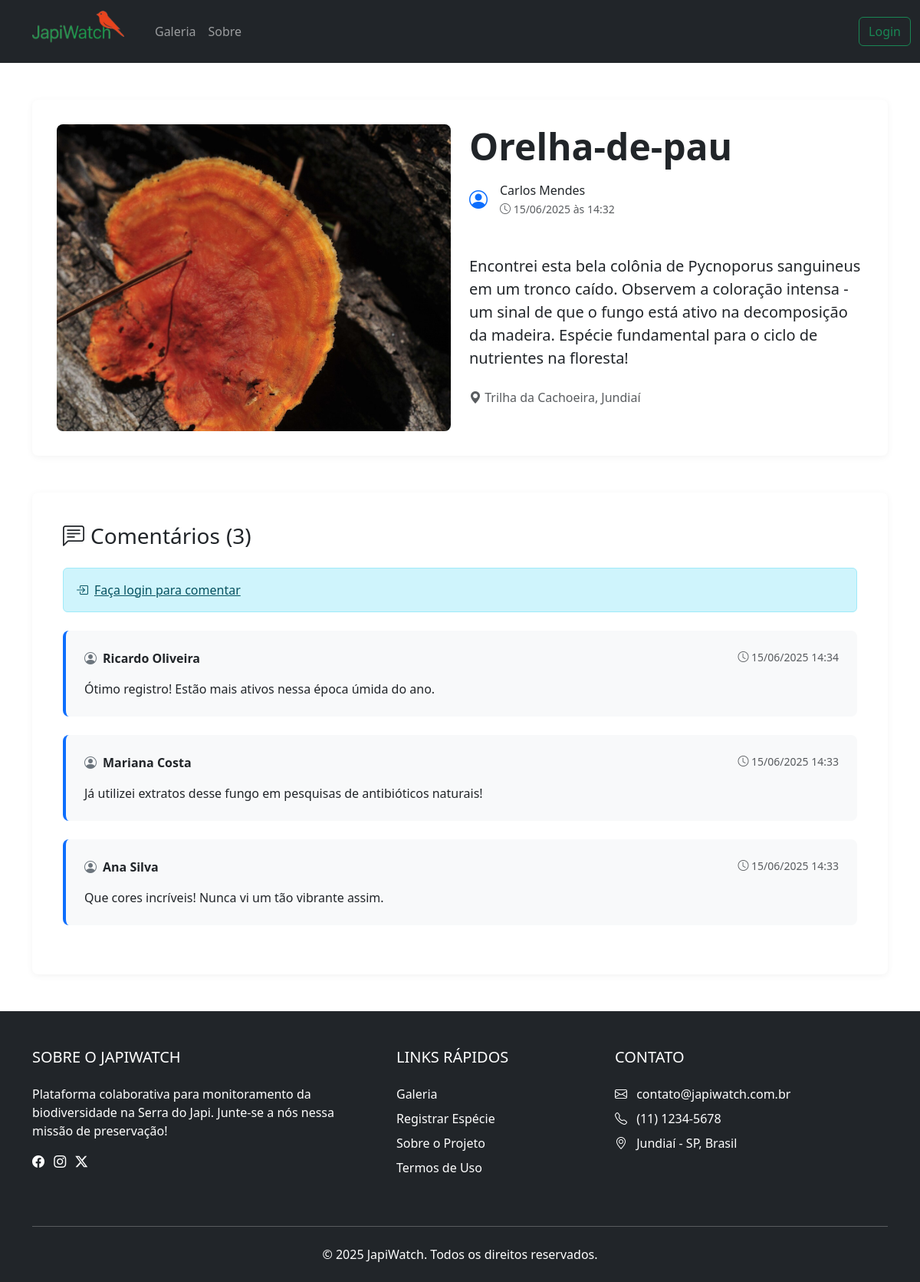
Screenshot of /detalhes.php?id=20 with the database file from the repository.
### tables this page shows
CREATE TABLE `postagem` (
  `ID_Postagem` int(11) NOT NULL,
  `Foto` varchar(255) DEFAULT NULL,
  `Data_Postagem` datetime NOT NULL DEFAULT current_timestamp(),
  `Localizacao_Postagem` varchar(255) DEFAULT NULL,
  `Titulo_Postagem` varchar(255) DEFAULT NULL,
  `Descricao_Postagem` text DEFAULT NULL,
  `ID_Categoria` int(11) NOT NULL,
  `Categoria` enum('Usuario','Especialista') NOT NULL,
  `Nome_Cientifico` varchar(255) DEFAULT NULL
);

CREATE TABLE `usuario` (
  `ID_Usuario` int(11) NOT NULL,
  `Nome_Completo` varchar(255) NOT NULL,
  `Email` varchar(255) NOT NULL,
  `Senha` varchar(255) NOT NULL,
  `Localizacao` varchar(255) DEFAULT NULL,
  `Username` varchar(255) NOT NULL
);

CREATE TABLE `comentarios` (
  `ID_Comentario` int(11) NOT NULL,
  `Conteudo_Comentario` text NOT NULL,
  `Data_Comentario` datetime NOT NULL DEFAULT current_timestamp(),
  `ID_Categoria` int(11) NOT NULL,
  `Categoria` enum('Usuario','Especialista') NOT NULL,
  `ID_Postagem` int(11) NOT NULL
);

### detalhes.php (the view, shortened to what this page needs)
<?php
include 'conexao.php';
$user_agents = array("iPhone","iPad","Android","webOS","BlackBerry","iPod","Symbian","IsGeneric");
foreach($user_agents as $user_agent){
    if (strpos($_SERVER['HTTP_USER_AGENT'], $user_agent) !== FALSE) {
        if (isset($_SESSION["Nome_Completo"])) {
            $text_lado = $_SESSION["Nome_Completo"];
            $botao = "<a class='nav-link' href='logout.php'>Sair</a>";
        } else {
            $text_lado = "";
            $botao = "<a class='nav-link' href='login.php'>Login</a>";
        }
    } else {
        if (isset($_SESSION["Nome_Completo"])) {
            $text_lado = $_SESSION["Nome_Completo"];
            $botao = "<a class='btn btn-outline-danger' href='logout.php'>Sair</a>";
        } else {
            $botao = "<a class='btn btn-outline-success' href='login.php'>Login</a>";
        }
    }
}
$post_id = intval($_GET['id']);
$usuario_logado = isset($_SESSION['ID_Usuario']);
$stmt_post = $conn->prepare("
    SELECT p.*, u.Nome_Completo AS autor
    FROM postagem p
    JOIN usuario u ON p.ID_Categoria = u.ID_Usuario
    WHERE p.ID_Postagem = ?
");
$stmt_post->bind_param("i", $post_id);
$stmt_post->execute();
$postagem = $stmt_post->get_result()->fetch_assoc();
$stmt_comentarios = $conn->prepare("
    SELECT c.*, u.Nome_Completo AS autor
    FROM comentarios c
    JOIN usuario u ON c.ID_Categoria = u.ID_Usuario
    WHERE c.ID_Postagem = ?
    ORDER BY c.Data_Comentario DESC
");
$stmt_comentarios->bind_param("i", $post_id);
$stmt_comentarios->execute();
$comentarios = $stmt_comentarios->get_result();
?>
<!DOCTYPE html>
<html lang="pt-br">
<head>
    <link href="https://cdn.jsdelivr.net/npm/bootstrap@5.3.2/dist/css/bootstrap.min.css" rel="stylesheet">
    <link rel="stylesheet" href="https://cdn.jsdelivr.net/npm/bootstrap-icons@1.11.1/font/bootstrap-icons.css">
</head>
<body>
    <nav class="navbar navbar-dark navbar-expand-lg bg-dark">
        <div class="container-fluid gap-3">
            <a class="navbar-brand" style="margin-left: 30px" href="#">
                <img src="img/logo.png" alt="Logo" width="120" height="55" class="d-inline-block align-text-top">
            </a>
            <div class="collapse navbar-collapse" id="navbarSupportedContent">
                <ul class="navbar-nav me-auto mb-2 mb-lg-0">
                    <li class="nav-item active">
                    <a class="nav-link" href="#">Galeria</a>
                    </li>
                    <li class="nav-item">
                    <a class="nav-link" href="#">Sobre</a>
                    </li>
                </ul>
                <div class="d-flex align-items-center">
                    <?= $botao ?>
                </div>
            </div>
        </div>
    </nav>
    <div class="container py-5">
        <div class="content-box">
            <div class="row">
                <div class="col-12 col-lg-6 mb-4 mb-lg-0">
                    <div class="post-image-container">
                        <img src="<?= htmlspecialchars($postagem['Foto']) ?>" class="img-fluid post-image" alt="<?= htmlspecialchars($postagem['Titulo_Postagem']) ?>">
                    </div>
                </div>
                <div class="col-12 col-lg-6">
                    <div class="post-header">
                        <h1 class="display-5 fw-bold mb-3"><?= htmlspecialchars($postagem['Titulo_Postagem']) ?></h1>
                        <div class="author-info">
                            <div class="me-3">
                                <i class="bi bi-person-circle fs-4 text-primary"></i>
                            </div>
                            <div>
                                <p class="mb-0 fw-medium"><?= htmlspecialchars($postagem['autor']) ?></p>
                                <small class="text-muted">
                                    <i class="bi bi-clock"></i> <?= date('d/m/Y \à\s H:i', strtotime($postagem['Data_Postagem'])) ?>
                                </small>
                            </div>
                        </div>
                    </div>
                    <div class="post-content">
                        <p class="lead mb-4"><?= nl2br(htmlspecialchars($postagem['Descricao_Postagem'])) ?></p>
                        <p class="text-muted">
                            <i class="bi bi-geo-alt-fill"></i> <?= htmlspecialchars($postagem['Localizacao_Postagem']) ?>
                        </p>
                    </div>
                </div>
            </div>
        </div>
        <div class="comment-section">
            <h3 class="mb-4 d-flex align-items-center">
                <i class="bi bi-chat-left-text me-2"></i> Comentários
                <span class="ms-2">(<?= $comentarios->num_rows ?>)</span>
            </h3>
            <?php if($usuario_logado): ?>
            <div class="comment-form">
                <h5 class="mb-3">Deixe seu comentário</h5>
                <form method="POST">
                    <div class="mb-3">
                        <textarea name="comentario" class="form-control" rows="4"
                                placeholder="Escreva aqui seu comentário..." required></textarea>
                    </div>
                    <div class="d-flex justify-content-end">
                        <button type="submit" class="btn btn-primary px-4">
                            <i class="bi bi-send-fill me-2"></i>Enviar
                        </button>
                    </div>
                </form>
            </div>
            <?php else: ?>
            <div class="alert alert-info">
                <a href="login.php?redirect=detalhes.php?id=<?= $post_id ?>" class="alert-link fw-medium">
                    <i class="bi bi-box-arrow-in-right me-2"></i>Faça login para comentar
                </a>
            </div>
            <?php endif; ?>
            <div class="comments-list mt-4">
                <?php if($comentarios->num_rows > 0): ?>
                    <?php while($comentario = $comentarios->fetch_assoc()): ?>
                    <div class="comment">
                        <div class="d-flex justify-content-between mb-3">
                            <div class="d-flex align-items-center">
                                <i class="bi bi-person-circle me-2 text-secondary"></i>
                                <strong><?= htmlspecialchars($comentario['autor']) ?></strong>
                            </div>
                            <small class="text-muted">
                                <i class="bi bi-clock"></i> <?= date('d/m/Y H:i', strtotime($comentario['Data_Comentario'])) ?>
                            </small>
                        </div>
                        <p class="mb-0"><?= nl2br(htmlspecialchars($comentario['Conteudo_Comentario'])) ?></p>
                    </div>
                    <?php endwhile; ?>
                <?php endif; ?>
            </div>
        </div>
    </div>
    <footer class="bg-dark text-white pt-5 pb-4">
        <div class="container">
            <div class="row">
                <div class="col-md-5 mb-4">
                    <h5 class="text-uppercase mb-4">Sobre o JapiWatch</h5>
                    <p>
                        Plataforma colaborativa para monitoramento da biodiversidade na Serra do Japi.
                        Junte-se a nós nessa missão de preservação!
                    </p>
                    <div class="mt-3">
                        <a href="#" class="text-white me-2"><i class="bi bi-facebook"></i></a>
                        <a href="#" class="text-white me-2"><i class="bi bi-instagram"></i></a>
                        <a href="#" class="text-white me-2"><i class="bi bi-twitter-x"></i></a>
                    </div>
                </div>
                <div class="col-md-3 mb-4">
                    <h5 class="text-uppercase mb-4">Links Rápidos</h5>
                    <ul class="list-unstyled">
                        <li class="mb-2"><a href="#" class="text-white text-decoration-none">Galeria</a></li>
                        <li class="mb-2"><a href="form-img.php" class="text-white text-decoration-none">Registrar Espécie</a></li>
                        <li class="mb-2"><a href="sobre.html" class="text-white text-decoration-none">Sobre o Projeto</a></li>
                        <li class="mb-2"><a href="#" class="text-white text-decoration-none">Termos de Uso</a></li>
                    </ul>
                </div>
                <div class="col-md-3 mb-4">
                    <h5 class="text-uppercase mb-4">Contato</h5>
                    <ul class="list-unstyled">
                        <li class="mb-2"><i class="bi bi-envelope me-2"></i> contato@japiwatch.com.br</li>
                        <li class="mb-2"><i class="bi bi-telephone me-2"></i> (11) 1234-5678</li>
                        <li><i class="bi bi-geo-alt me-2"></i> Jundiaí - SP, Brasil</li>
                    </ul>
                </div>
            </div>
            <hr class="my-4 bg-light">
            <div class="row">
                <div class="col-md-12 text-center">
                    <p class="mb-0">&copy; <?= date('Y') ?> JapiWatch. Todos os direitos reservados.</p>
                </div>
            </div>
        </div>
    </footer>
</body>
</html>

### detalhes.php (style rules this page uses)
.post-header { padding-bottom: 1.5rem; }
.post-image-container { margin-bottom: 0px; }
.post-image { width: 600px; height: 400px; border-radius: 8px; object-fit: cover; min-width: 70%; margin-right: 30px }
.comment-section { background: #fff; border-radius: 8px; padding: 2.5rem; margin-top: 3rem; box-shadow: 0 2px 10px rgba(0,0,0,0.05); }
.comment { padding: 1.5rem; margin-bottom: 1.5rem; background: #f8f9fa; border-radius: 8px; border-left: 4px solid #0d6efd; }
.author-info { display: flex; align-items: center; margin-bottom: 1.5rem; }
.content-box { background: #fff; border-radius: 8px; padding: 2rem; box-shadow: 0 2px 10px rgba(0,0,0,0.05); margin-bottom: 2rem; }

### rows the page displays
postagem: Foto (picture), Titulo_Postagem "Orelha-de-pau", usuario.Nome_Completo "Carlos Mendes", Data_Postagem "15/06/2025 às 14:32", Descricao_Postagem "Encontrei esta bela colônia de Pycnoporus sanguineus em um tronco caído. Observem a coloração intensa - um sinal de que o fungo está ativo na decomposição da madeira. Espécie fundamental para o ciclo de nutrientes na floresta!", Localizacao_Postagem "Trilha da Cachoeira, Jundiaí"
comentarios: usuario.Nome_Completo "Ricardo Oliveira", Data_Comentario "15/06/2025 14:34", Conteudo_Comentario "Ótimo registro! Estão mais ativos nessa época úmida do ano."
comentarios: usuario.Nome_Completo "Mariana Costa", Data_Comentario "15/06/2025 14:33", Conteudo_Comentario "Já utilizei extratos desse fungo em pesquisas de antibióticos naturais!"
comentarios: usuario.Nome_Completo "Ana Silva", Data_Comentario "15/06/2025 14:33", Conteudo_Comentario "Que cores incríveis! Nunca vi um tão vibrante assim."

### other values shown
$comentarios->num_rows "3"
